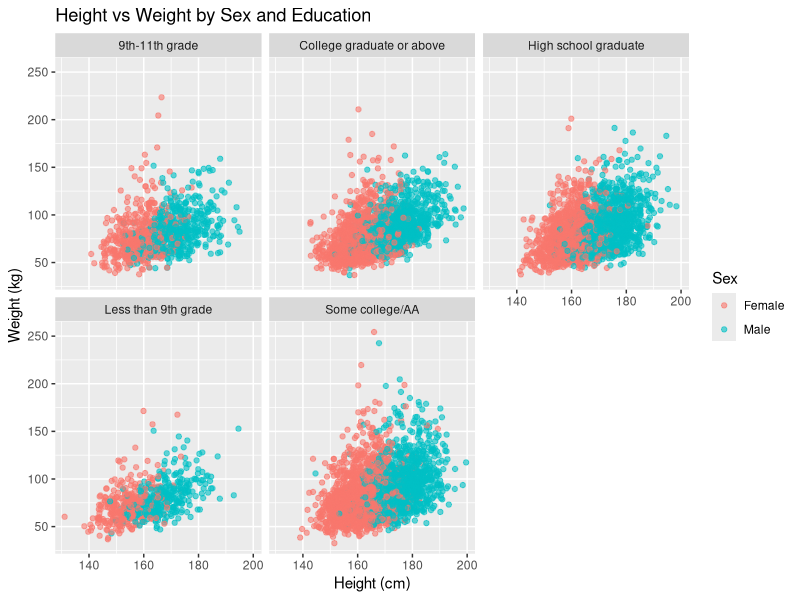
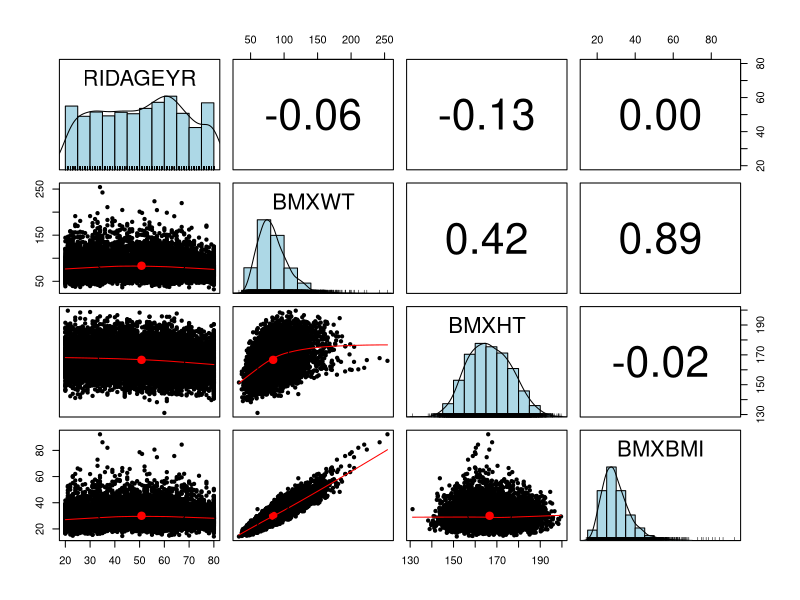

Generate these figures, in order, with R:
library(readr)
library(ggplot2)
library(dplyr)
library(psych)

# Load cleaned dataset
nhanes_clean <- read.csv("data/cleaned_nhanes.csv")

# Multivariate Scatter Plot
ggplot(
  nhanes_clean,
  aes(
    x = BMXHT,
    y = BMXWT,
    color = Sex
  )
) +
  geom_point(alpha = 0.6) +
  facet_wrap(~Education) +
  labs(
    title = "Height vs Weight by Sex and Education",
    x = "Height (cm)",
    y = "Weight (kg)",
    color = "Sex"
  )

# Correlation Matrix
pairs.panels(
  nhanes_clean[, c("RIDAGEYR", "BMXWT", "BMXHT", "BMXBMI")],
  method = "pearson",
  hist.col = "lightblue",
  density = TRUE,
  ellipses = TRUE
)
